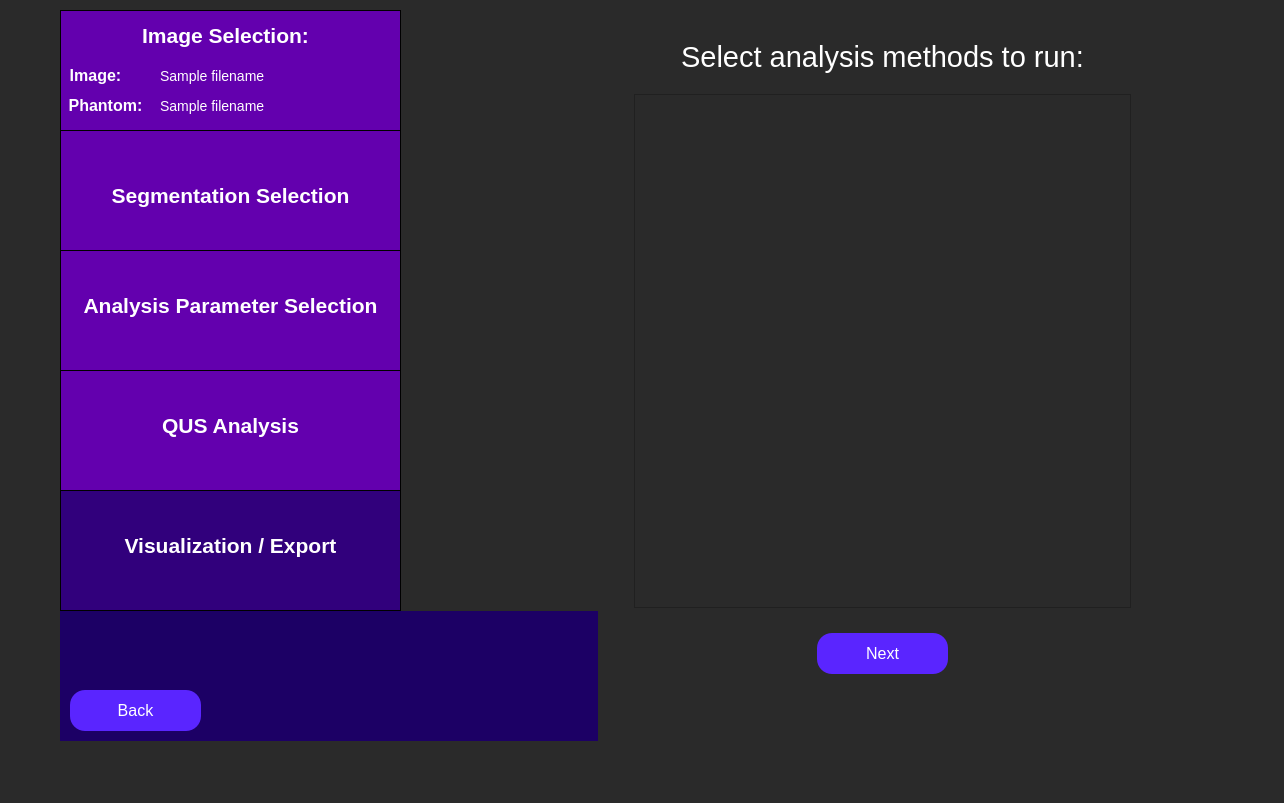
<?xml version="1.0" encoding="UTF-8"?>
<ui version="4.0">
 <class>analysisFunctionSelection</class>
 <widget class="QWidget" name="analysisFunctionSelection">
  <property name="geometry">
   <rect>
    <x>0</x>
    <y>0</y>
    <width>1284</width>
    <height>803</height>
   </rect>
  </property>
  <property name="minimumSize">
   <size>
    <width>0</width>
    <height>0</height>
   </size>
  </property>
  <property name="windowTitle">
   <string>Analysis Function Selection</string>
  </property>
  <property name="styleSheet">
   <string notr="true">QWidget {
	background: rgb(42, 42, 42);
}</string>
  </property>
  <widget class="QWidget" name="horizontalLayoutWidget_4">
   <property name="geometry">
    <rect>
     <x>60</x>
     <y>10</y>
     <width>1081</width>
     <height>731</height>
    </rect>
   </property>
   <layout class="QHBoxLayout" name="full_screen_layout" stretch="0,0">
    <item>
     <layout class="QVBoxLayout" name="side_bar_layout" stretch="0,0">
      <property name="spacing">
       <number>0</number>
      </property>
      <property name="sizeConstraint">
       <enum>QLayout::SizeConstraint::SetMaximumSize</enum>
      </property>
      <item>
       <widget class="QWidget" name="sidebar" native="true">
        <property name="minimumSize">
         <size>
          <width>341</width>
          <height>601</height>
         </size>
        </property>
        <property name="maximumSize">
         <size>
          <width>241</width>
          <height>601</height>
         </size>
        </property>
        <property name="toolTip">
         <string>&lt;html&gt;&lt;head/&gt;&lt;body&gt;&lt;p&gt;&lt;br/&gt;&lt;/p&gt;&lt;/body&gt;&lt;/html&gt;</string>
        </property>
        <property name="styleSheet">
         <string notr="true">QWidget {
	background-color: rgb(28, 0, 101);
}</string>
        </property>
        <widget class="QFrame" name="imageSelectionSidebar">
         <property name="geometry">
          <rect>
           <x>0</x>
           <y>0</y>
           <width>341</width>
           <height>121</height>
          </rect>
         </property>
         <property name="minimumSize">
          <size>
           <width>341</width>
           <height>121</height>
          </size>
         </property>
         <property name="maximumSize">
          <size>
           <width>341</width>
           <height>121</height>
          </size>
         </property>
         <property name="styleSheet">
          <string notr="true">QFrame {
	background-color: rgb(99, 0, 174);
	border: 1px solid black;
}</string>
         </property>
         <property name="frameShape">
          <enum>QFrame::Shape::StyledPanel</enum>
         </property>
         <property name="frameShadow">
          <enum>QFrame::Shadow::Raised</enum>
         </property>
         <widget class="QLabel" name="imageSelectionLabelSidebar">
          <property name="geometry">
           <rect>
            <x>70</x>
            <y>0</y>
            <width>191</width>
            <height>51</height>
           </rect>
          </property>
          <property name="styleSheet">
           <string notr="true">QLabel {
	font-size: 21px;
	color: rgb(255, 255, 255);
	background-color: rgba(255, 255, 255, 0);
	border: 0px;
	font-weight: bold;
}</string>
          </property>
          <property name="text">
           <string>Image Selection:</string>
          </property>
          <property name="alignment">
           <set>Qt::AlignmentFlag::AlignCenter</set>
          </property>
         </widget>
         <widget class="QLabel" name="imageLabel">
          <property name="geometry">
           <rect>
            <x>-60</x>
            <y>40</y>
            <width>191</width>
            <height>51</height>
           </rect>
          </property>
          <property name="styleSheet">
           <string notr="true">QLabel {
	font-size: 16px;
	color: rgb(255, 255, 255);
	background-color: rgba(255, 255, 255, 0);
	border: 0px;
	font-weight: bold;
}</string>
          </property>
          <property name="text">
           <string>Image:</string>
          </property>
          <property name="alignment">
           <set>Qt::AlignmentFlag::AlignCenter</set>
          </property>
         </widget>
         <widget class="QLabel" name="phantomLabel">
          <property name="geometry">
           <rect>
            <x>-50</x>
            <y>70</y>
            <width>191</width>
            <height>51</height>
           </rect>
          </property>
          <property name="styleSheet">
           <string notr="true">QLabel {
	font-size: 16px;
	color: rgb(255, 255, 255);
	background-color: rgba(255, 255, 255, 0);
	border: 0px;
	font-weight: bold
}</string>
          </property>
          <property name="text">
           <string>Phantom:</string>
          </property>
          <property name="alignment">
           <set>Qt::AlignmentFlag::AlignCenter</set>
          </property>
         </widget>
         <widget class="QLabel" name="image_path_input">
          <property name="geometry">
           <rect>
            <x>100</x>
            <y>40</y>
            <width>241</width>
            <height>51</height>
           </rect>
          </property>
          <property name="styleSheet">
           <string notr="true">QLabel {
	font-size: 14px;
	color: rgb(255, 255, 255);
	background-color: rgba(255, 255, 255, 0);
	border: 0px;
}</string>
          </property>
          <property name="text">
           <string>Sample filename </string>
          </property>
          <property name="alignment">
           <set>Qt::AlignmentFlag::AlignLeading|Qt::AlignmentFlag::AlignLeft|Qt::AlignmentFlag::AlignVCenter</set>
          </property>
         </widget>
         <widget class="QLabel" name="phantom_path_input">
          <property name="geometry">
           <rect>
            <x>100</x>
            <y>70</y>
            <width>241</width>
            <height>51</height>
           </rect>
          </property>
          <property name="styleSheet">
           <string notr="true">QLabel {
	font-size: 14px;
	color: rgb(255, 255, 255);
	background-color: rgba(255, 255, 255, 0);
	border: 0px;
}</string>
          </property>
          <property name="text">
           <string>Sample filename </string>
          </property>
          <property name="alignment">
           <set>Qt::AlignmentFlag::AlignLeading|Qt::AlignmentFlag::AlignLeft|Qt::AlignmentFlag::AlignVCenter</set>
          </property>
         </widget>
        </widget>
        <widget class="QFrame" name="segmentationSidebar">
         <property name="geometry">
          <rect>
           <x>0</x>
           <y>120</y>
           <width>341</width>
           <height>121</height>
          </rect>
         </property>
         <property name="maximumSize">
          <size>
           <width>341</width>
           <height>121</height>
          </size>
         </property>
         <property name="styleSheet">
          <string notr="true">QFrame {
	background-color: rgb(99, 0, 174);
	border: 1px solid black;
}</string>
         </property>
         <property name="frameShape">
          <enum>QFrame::Shape::StyledPanel</enum>
         </property>
         <property name="frameShadow">
          <enum>QFrame::Shadow::Raised</enum>
         </property>
         <widget class="QLabel" name="segmentationSidebarLabel">
          <property name="geometry">
           <rect>
            <x>0</x>
            <y>40</y>
            <width>341</width>
            <height>51</height>
           </rect>
          </property>
          <property name="styleSheet">
           <string notr="true">QLabel {
	font-size: 21px;
	color: rgb(255, 255, 255);
	background-color: rgba(255, 255, 255, 0);
	border: 0px;
	font-weight: bold;
}</string>
          </property>
          <property name="text">
           <string>Segmentation Selection</string>
          </property>
          <property name="alignment">
           <set>Qt::AlignmentFlag::AlignCenter</set>
          </property>
         </widget>
        </widget>
        <widget class="QFrame" name="analysisParamsSidebar">
         <property name="geometry">
          <rect>
           <x>0</x>
           <y>240</y>
           <width>341</width>
           <height>121</height>
          </rect>
         </property>
         <property name="maximumSize">
          <size>
           <width>341</width>
           <height>121</height>
          </size>
         </property>
         <property name="styleSheet">
          <string notr="true">QFrame {
	background-color: rgb(99, 0, 174);
	border: 1px solid black;
}</string>
         </property>
         <property name="frameShape">
          <enum>QFrame::Shape::StyledPanel</enum>
         </property>
         <property name="frameShadow">
          <enum>QFrame::Shadow::Raised</enum>
         </property>
         <widget class="QLabel" name="analysisParamsLabel">
          <property name="geometry">
           <rect>
            <x>0</x>
            <y>30</y>
            <width>341</width>
            <height>51</height>
           </rect>
          </property>
          <property name="styleSheet">
           <string notr="true">QLabel {
	font-size: 21px;
	color: rgb(255, 255, 255);
	background-color: rgba(255, 255, 255, 0);
	border: 0px;
	font-weight:bold;
}</string>
          </property>
          <property name="text">
           <string>Analysis Parameter Selection</string>
          </property>
          <property name="alignment">
           <set>Qt::AlignmentFlag::AlignCenter</set>
          </property>
         </widget>
        </widget>
        <widget class="QFrame" name="rfAnalysisSidebar">
         <property name="geometry">
          <rect>
           <x>0</x>
           <y>360</y>
           <width>341</width>
           <height>121</height>
          </rect>
         </property>
         <property name="minimumSize">
          <size>
           <width>341</width>
           <height>121</height>
          </size>
         </property>
         <property name="maximumSize">
          <size>
           <width>341</width>
           <height>121</height>
          </size>
         </property>
         <property name="styleSheet">
          <string notr="true">QFrame {
	background-color: rgb(99, 0, 174);
	border: 1px solid black;
}</string>
         </property>
         <property name="frameShape">
          <enum>QFrame::Shape::StyledPanel</enum>
         </property>
         <property name="frameShadow">
          <enum>QFrame::Shadow::Raised</enum>
         </property>
         <widget class="QLabel" name="rfAnalysisLabel">
          <property name="geometry">
           <rect>
            <x>0</x>
            <y>30</y>
            <width>341</width>
            <height>51</height>
           </rect>
          </property>
          <property name="styleSheet">
           <string notr="true">QLabel {
	font-size: 21px;
	color: rgb(255, 255, 255);
	background-color: rgba(255, 255, 255, 0);
	border: 0px;
	font-weight: bold;
}</string>
          </property>
          <property name="text">
           <string>QUS Analysis</string>
          </property>
          <property name="alignment">
           <set>Qt::AlignmentFlag::AlignCenter</set>
          </property>
         </widget>
        </widget>
        <widget class="QFrame" name="exportResultsSidebar">
         <property name="geometry">
          <rect>
           <x>0</x>
           <y>480</y>
           <width>341</width>
           <height>121</height>
          </rect>
         </property>
         <property name="minimumSize">
          <size>
           <width>341</width>
           <height>121</height>
          </size>
         </property>
         <property name="maximumSize">
          <size>
           <width>341</width>
           <height>121</height>
          </size>
         </property>
         <property name="styleSheet">
          <string notr="true">QFrame {
	background-color:  rgb(49, 0, 124);
	border: 1px solid black;
}</string>
         </property>
         <property name="frameShape">
          <enum>QFrame::Shape::StyledPanel</enum>
         </property>
         <property name="frameShadow">
          <enum>QFrame::Shadow::Raised</enum>
         </property>
         <widget class="QLabel" name="exportResultsLabel">
          <property name="geometry">
           <rect>
            <x>20</x>
            <y>30</y>
            <width>301</width>
            <height>51</height>
           </rect>
          </property>
          <property name="styleSheet">
           <string notr="true">QLabel {
	font-size: 21px;
	color: rgb(255, 255, 255);
	background-color: rgba(255, 255, 255, 0);
	border: 0px;
	font-weight: bold;
}</string>
          </property>
          <property name="text">
           <string>Visualization / Export</string>
          </property>
          <property name="alignment">
           <set>Qt::AlignmentFlag::AlignCenter</set>
          </property>
         </widget>
        </widget>
       </widget>
      </item>
      <item>
       <widget class="QFrame" name="gridFrame">
        <property name="maximumSize">
         <size>
          <width>341</width>
          <height>16777215</height>
         </size>
        </property>
        <property name="styleSheet">
         <string notr="true">QFrame {
	background-color: rgb(28, 0, 101);
}</string>
        </property>
        <layout class="QGridLayout" name="backButtonGrid" rowstretch="0,0">
         <property name="sizeConstraint">
          <enum>QLayout::SizeConstraint::SetMinAndMaxSize</enum>
         </property>
         <property name="leftMargin">
          <number>10</number>
         </property>
         <property name="topMargin">
          <number>10</number>
         </property>
         <property name="rightMargin">
          <number>10</number>
         </property>
         <property name="bottomMargin">
          <number>10</number>
         </property>
         <item row="0" column="0">
          <spacer name="verticalSpacer">
           <property name="orientation">
            <enum>Qt::Orientation::Vertical</enum>
           </property>
           <property name="sizeHint" stdset="0">
            <size>
             <width>20</width>
             <height>40</height>
            </size>
           </property>
          </spacer>
         </item>
         <item row="1" column="1">
          <spacer name="horizontalSpacer">
           <property name="orientation">
            <enum>Qt::Orientation::Horizontal</enum>
           </property>
           <property name="sizeHint" stdset="0">
            <size>
             <width>40</width>
             <height>20</height>
            </size>
           </property>
          </spacer>
         </item>
         <item row="1" column="0">
          <widget class="QPushButton" name="back_button">
           <property name="minimumSize">
            <size>
             <width>131</width>
             <height>41</height>
            </size>
           </property>
           <property name="maximumSize">
            <size>
             <width>131</width>
             <height>41</height>
            </size>
           </property>
           <property name="styleSheet">
            <string notr="true">QPushButton {
	color: white;
	font-size: 16px;
	background: rgb(90, 37, 255);
	border-radius: 15px;
}</string>
           </property>
           <property name="text">
            <string>Back</string>
           </property>
          </widget>
         </item>
        </layout>
       </widget>
      </item>
     </layout>
    </item>
    <item>
     <layout class="QVBoxLayout" name="analysis_function_layout" stretch="0,10,1,1">
      <property name="spacing">
       <number>20</number>
      </property>
      <property name="leftMargin">
       <number>30</number>
      </property>
      <property name="topMargin">
       <number>30</number>
      </property>
      <property name="rightMargin">
       <number>10</number>
      </property>
      <property name="bottomMargin">
       <number>10</number>
      </property>
      <item>
       <widget class="QLabel" name="analysis_function_label">
        <property name="styleSheet">
         <string notr="true">QLabel {
	font-size: 29px;
	color: rgb(255, 255, 255);
	background-color: rgba(255, 255, 255, 0);
}</string>
        </property>
        <property name="text">
         <string>Select analysis methods to run:</string>
        </property>
        <property name="textFormat">
         <enum>Qt::TextFormat::AutoText</enum>
        </property>
        <property name="scaledContents">
         <bool>false</bool>
        </property>
        <property name="alignment">
         <set>Qt::AlignmentFlag::AlignCenter</set>
        </property>
        <property name="wordWrap">
         <bool>true</bool>
        </property>
       </widget>
      </item>
      <item>
       <widget class="QListWidget" name="funcs_list"/>
      </item>
      <item alignment="Qt::AlignmentFlag::AlignHCenter|Qt::AlignmentFlag::AlignVCenter">
       <widget class="QPushButton" name="next_button">
        <property name="minimumSize">
         <size>
          <width>131</width>
          <height>41</height>
         </size>
        </property>
        <property name="maximumSize">
         <size>
          <width>131</width>
          <height>41</height>
         </size>
        </property>
        <property name="styleSheet">
         <string notr="true">QPushButton {
	color: white;
	font-size: 16px;
	background: rgb(90, 37, 255);
	border-radius: 15px;
}</string>
        </property>
        <property name="text">
         <string>Next</string>
        </property>
       </widget>
      </item>
      <item>
       <spacer name="verticalSpacer_10">
        <property name="orientation">
         <enum>Qt::Orientation::Vertical</enum>
        </property>
        <property name="sizeHint" stdset="0">
         <size>
          <width>20</width>
          <height>40</height>
         </size>
        </property>
       </spacer>
      </item>
     </layout>
    </item>
   </layout>
  </widget>
 </widget>
 <resources/>
 <connections/>
</ui>
